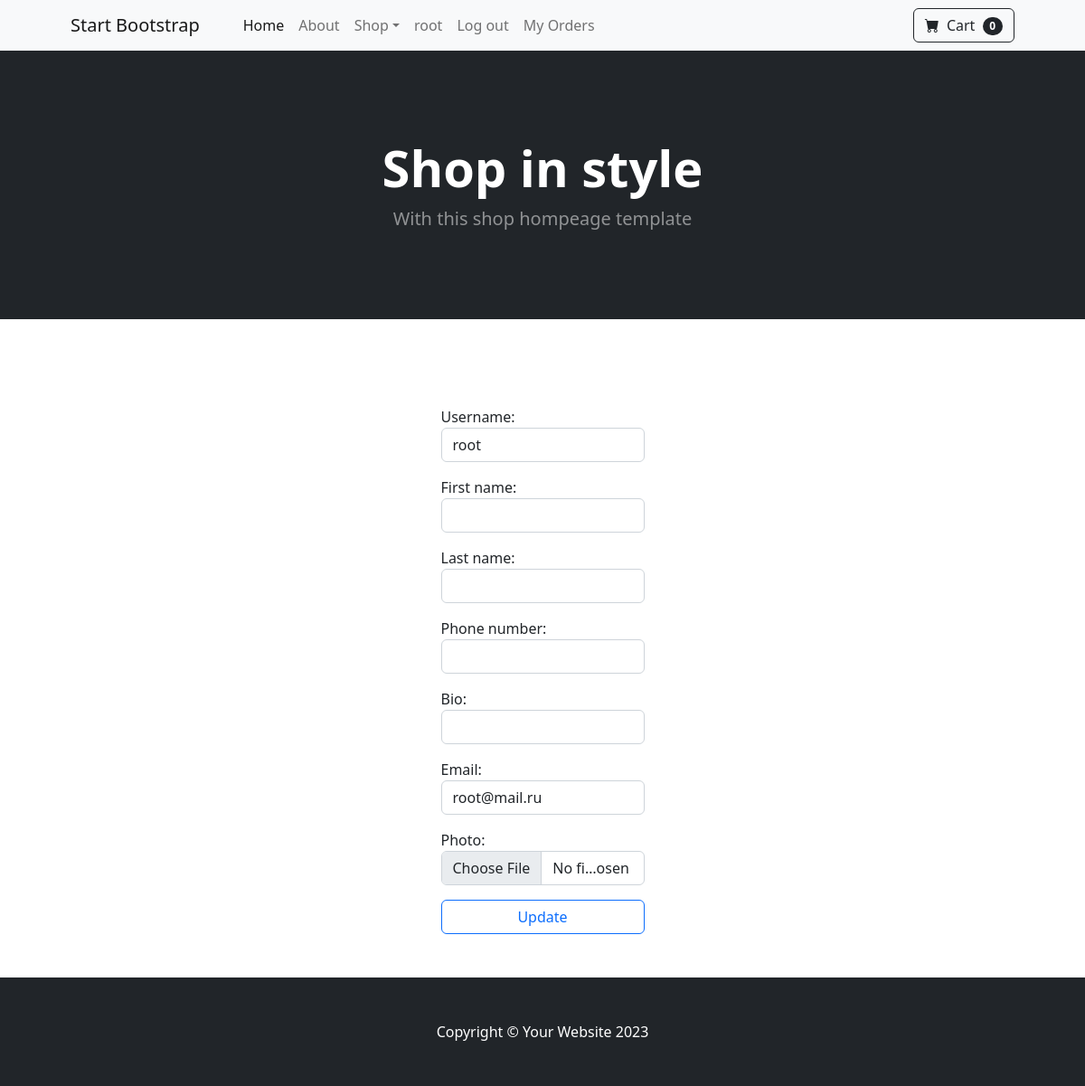
/users/profile/ (signed in), run on the app's committed database.
### users/models.py (models this page shows, shortened)
class BaseModel(models.Model):
    created_at = models.DateTimeField(auto_now_add=True)
    updated_at = models.DateTimeField(auto_now=True)
    class Meta:
        abstract = True

class User(AbstractUser,BaseModel):
    USER_ROLES = (
        (CUSTOMER,CUSTOMER),
        (EMPLOYEE, EMPLOYEE),
        (ADMIN,ADMIN)
    )
    phone_number = models.CharField(max_length=13,unique=True, null=True, blank=True)
    bio = models.CharField(max_length=255, null=True, blank=True)
    user_role = models.CharField(max_length=25, choices=USER_ROLES, default=CUSTOMER)
    email = models.CharField(max_length=100, unique=True, null=True, blank=True)
    photo = models.ImageField(upload_to='user_images/',
                              validators=[FileExtensionValidator(allowed_extensions=['jpeg','png','jpg'])], null=True, blank=True)

### users/views.py (the view, shortened to what this page needs)
# urls.py: path('profile/', views.ProfileView.as_view(), name='profile_page'),
class ProfileView(UpdateView):
    form_class = ProfileForm
    model = User
    template_name = 'users/profile.html'
    def get_object(self, queryset=None):
        return self.request.user

### users/forms.py (shortened to what this page needs)
class ProfileForm(forms.ModelForm):
    first_name = forms.CharField(widget=forms.TextInput(attrs={"class": "form-control"}))
    last_name = forms.CharField(widget=forms.TextInput(attrs={"class": "form-control"}))
    username = forms.CharField(widget=forms.TextInput(attrs={"class": "form-control"}))
    phone_number = forms.CharField(required=False,widget=forms.TextInput(attrs={"class": "form-control"}))
    bio = forms.CharField(required=False, widget=forms.TextInput(attrs={"class": "form-control"}))
    email = forms.CharField(required=False,widget=forms.EmailInput(attrs={"class": "form-control"}))
    photo = forms.ImageField(required=False,widget=forms.FileInput(attrs={"class": "form-control"}))
    class Meta:
        model = User
        fields = ('username', 'first_name', 'last_name', 'phone_number', 'bio','email','photo')

### product/cart.py (called while the page is built)
    def __len__(self):
        return len(self.cart)

### product/context_processors.py (called while the page is built)
def categories(request):
    return {"categories":Category.objects.all()}

def cart(request):
    return {"cart":Cart(request)}

### users/templates/users/profile.html (shortened to what this page needs)
{% extends 'base.html' %}
{% block content %}
<section class="py-5">
            <div class="container px-4 px-lg-5 mt-5">
                <div class="row gx-4 gx-lg-5 row-cols-2 row-cols-md-3 row-cols-xl-4 justify-content-center">
                    <form action="" method="post" enctype="multipart/form-data">
                        {% for field in form %}
                            {{field.label_tag}}
                            <p>{{ field }}</p>
                        {% endfor %}
                        <button type="submit" class="btn btn-outline-primary w-100" >Update</button>
                    </form>
                </div>
            </div>
        </section>
{% endblock %}

### templates/base.html (shortened to what this page needs)
<!DOCTYPE html>
{% load static %}
<html lang="en">
    <head>
        <link href="https://cdn.jsdelivr.net/npm/bootstrap-icons@1.5.0/font/bootstrap-icons.css" rel="stylesheet" />
        <link href="{% static 'users/css/styles.css' %}" rel="stylesheet" />
    </head>
    <body>
        <nav class="navbar navbar-expand-lg navbar-light bg-light">
            <div class="container px-4 px-lg-5">
                <a class="navbar-brand" href="#!">Start Bootstrap</a>
                <div class="collapse navbar-collapse" id="navbarSupportedContent">
                    <ul class="navbar-nav me-auto mb-2 mb-lg-0 ms-lg-4">
                        <li class="nav-item"><a class="nav-link active" aria-current="page" href="{% url 'product:index' %}">Home</a></li>
                        <li class="nav-item"><a class="nav-link" href="#!">About</a></li>
                        <li class="nav-item dropdown">
                            <a class="nav-link dropdown-toggle" id="navbarDropdown" href="#" role="button" data-bs-toggle="dropdown" aria-expanded="false">Shop</a>
                        </li>
                        {% if user.is_authenticated %}
                            <li class="nav-item"><a class="nav-link" href="{% url 'profile_page' %}">{{ user.username }}</a></li>
                            <li class="nav-item"><a class="nav-link" href="{% url 'logout_page' %}">Log out</a></li>
                        {% else %}
                            <li class="nav-item"><a class="nav-link" href="{% url 'login_page' %}">Log in</a></li>
                            <li class="nav-item"><a class="nav-link" href="{% url 'register_page' %}">Register</a></li>
                        {% endif %}
                        <li class="nav-item"><a class="nav-link" href="{% url 'product:get_orders' %}">My Orders</a></li>
                    </ul>
                    <form class="d-flex">
                        <a class="btn btn-outline-dark" type="submit" href="{% url 'product:cart_summary' %}">
                            <i class="bi-cart-fill me-1"></i>
                            Cart
                            <span class="badge bg-dark text-white ms-1 rounded-pill">{{cart|length}}</span>
                        </a>
                    </form>
                </div>
            </div>
        </nav>
        <header class="bg-dark py-5">
            <div class="container px-4 px-lg-5 my-5">
                <div class="text-center text-white">
                    <h1 class="display-4 fw-bolder">Shop in style</h1>
                    <p class="lead fw-normal text-white-50 mb-0">With this shop hompeage template</p>
                </div>
            </div>
        </header>
        {% block content %}
        {% endblock %}
        <footer class="py-5 bg-dark">
            <div class="container"><p class="m-0 text-center text-white">Copyright &copy; Your Website 2023</p></div>
        </footer>
    </body>
</html>

### data on the page
User: username "root", form "root" "root@mail.ru"

### other printed values
{{ cart|length }} "0"
{{ field.label_tag }} "Username:" "First name:" "Last name:" "Phone number:" "Bio:" "Email:" "Photo:"
